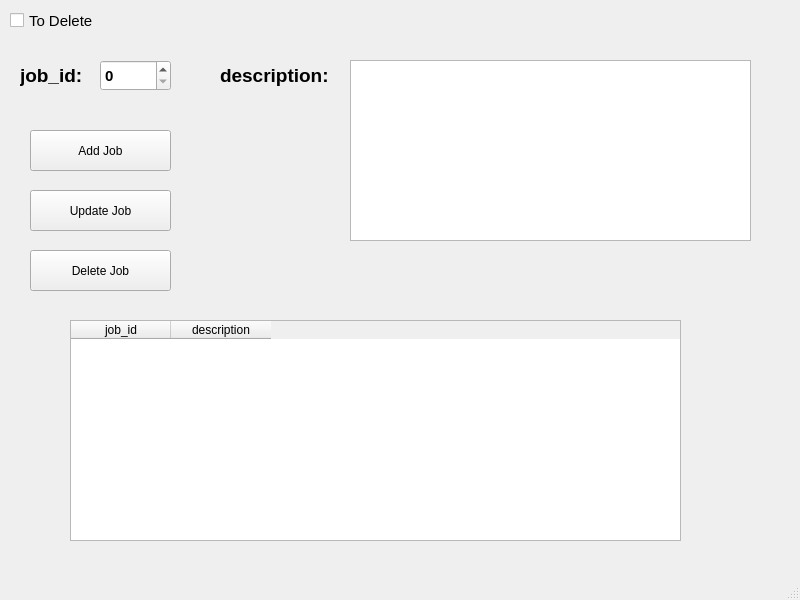
<?xml version="1.0" encoding="UTF-8"?>
<ui version="4.0">
 <class>MainWindow</class>
 <widget class="QMainWindow" name="MainWindow">
  <property name="geometry">
   <rect>
    <x>0</x>
    <y>0</y>
    <width>800</width>
    <height>600</height>
   </rect>
  </property>
  <property name="windowTitle">
   <string>MainWindow</string>
  </property>
  <widget class="QWidget" name="centralwidget">
   <widget class="QSpinBox" name="job_id">
    <property name="geometry">
     <rect>
      <x>100</x>
      <y>60</y>
      <width>71</width>
      <height>31</height>
     </rect>
    </property>
    <property name="font">
     <font>
      <pointsize>11</pointsize>
      <weight>75</weight>
      <bold>true</bold>
     </font>
    </property>
   </widget>
   <widget class="QTableWidget" name="JobTable">
    <property name="geometry">
     <rect>
      <x>70</x>
      <y>320</y>
      <width>611</width>
      <height>221</height>
     </rect>
    </property>
    <column>
     <property name="text">
      <string>job_id</string>
     </property>
    </column>
    <column>
     <property name="text">
      <string>description</string>
     </property>
    </column>
   </widget>
   <widget class="QLabel" name="label_3">
    <property name="geometry">
     <rect>
      <x>20</x>
      <y>60</y>
      <width>91</width>
      <height>31</height>
     </rect>
    </property>
    <property name="font">
     <font>
      <pointsize>14</pointsize>
      <weight>75</weight>
      <bold>true</bold>
     </font>
    </property>
    <property name="text">
     <string>job_id:</string>
    </property>
   </widget>
   <widget class="QLabel" name="label_4">
    <property name="geometry">
     <rect>
      <x>220</x>
      <y>60</y>
      <width>121</width>
      <height>31</height>
     </rect>
    </property>
    <property name="font">
     <font>
      <pointsize>14</pointsize>
      <weight>75</weight>
      <bold>true</bold>
     </font>
    </property>
    <property name="text">
     <string>description:</string>
    </property>
   </widget>
   <widget class="QTextEdit" name="textEdit_description">
    <property name="geometry">
     <rect>
      <x>350</x>
      <y>60</y>
      <width>401</width>
      <height>181</height>
     </rect>
    </property>
    <property name="html">
     <string>&lt;!DOCTYPE HTML PUBLIC &quot;-//W3C//DTD HTML 4.0//EN&quot; &quot;http://www.w3.org/TR/REC-html40/strict.dtd&quot;&gt;
&lt;html&gt;&lt;head&gt;&lt;meta name=&quot;qrichtext&quot; content=&quot;1&quot; /&gt;&lt;style type=&quot;text/css&quot;&gt;
p, li { white-space: pre-wrap; }
&lt;/style&gt;&lt;/head&gt;&lt;body style=&quot; font-family:'MS Shell Dlg 2'; font-size:8.25pt; font-weight:400; font-style:normal;&quot;&gt;
&lt;p style=&quot;-qt-paragraph-type:empty; margin-top:0px; margin-bottom:0px; margin-left:0px; margin-right:0px; -qt-block-indent:0; text-indent:0px;&quot;&gt;&lt;br /&gt;&lt;/p&gt;&lt;/body&gt;&lt;/html&gt;</string>
    </property>
   </widget>
   <widget class="QPushButton" name="Add_job">
    <property name="geometry">
     <rect>
      <x>30</x>
      <y>130</y>
      <width>141</width>
      <height>41</height>
     </rect>
    </property>
    <property name="text">
     <string>Add Job</string>
    </property>
   </widget>
   <widget class="QPushButton" name="update_job">
    <property name="geometry">
     <rect>
      <x>30</x>
      <y>190</y>
      <width>141</width>
      <height>41</height>
     </rect>
    </property>
    <property name="text">
     <string>Update Job</string>
    </property>
   </widget>
   <widget class="QPushButton" name="delete_job">
    <property name="geometry">
     <rect>
      <x>30</x>
      <y>250</y>
      <width>141</width>
      <height>41</height>
     </rect>
    </property>
    <property name="text">
     <string>Delete Job</string>
    </property>
   </widget>
   <widget class="QCheckBox" name="checkBox">
    <property name="geometry">
     <rect>
      <x>10</x>
      <y>10</y>
      <width>101</width>
      <height>21</height>
     </rect>
    </property>
    <property name="font">
     <font>
      <pointsize>11</pointsize>
     </font>
    </property>
    <property name="text">
     <string>To Delete</string>
    </property>
   </widget>
  </widget>
  <widget class="QMenuBar" name="menubar">
   <property name="geometry">
    <rect>
     <x>0</x>
     <y>0</y>
     <width>800</width>
     <height>21</height>
    </rect>
   </property>
  </widget>
  <widget class="QStatusBar" name="statusbar"/>
 </widget>
 <resources/>
 <connections/>
</ui>
